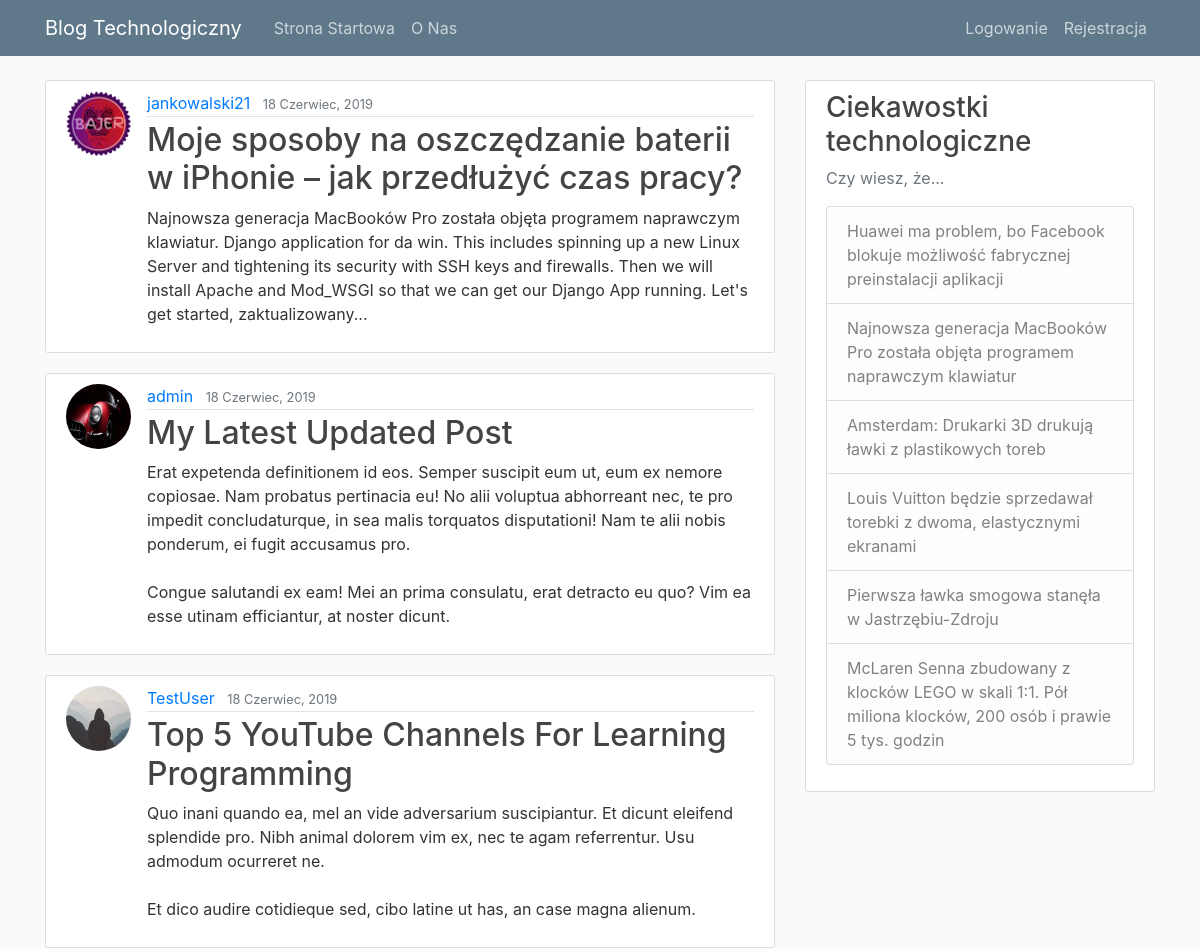
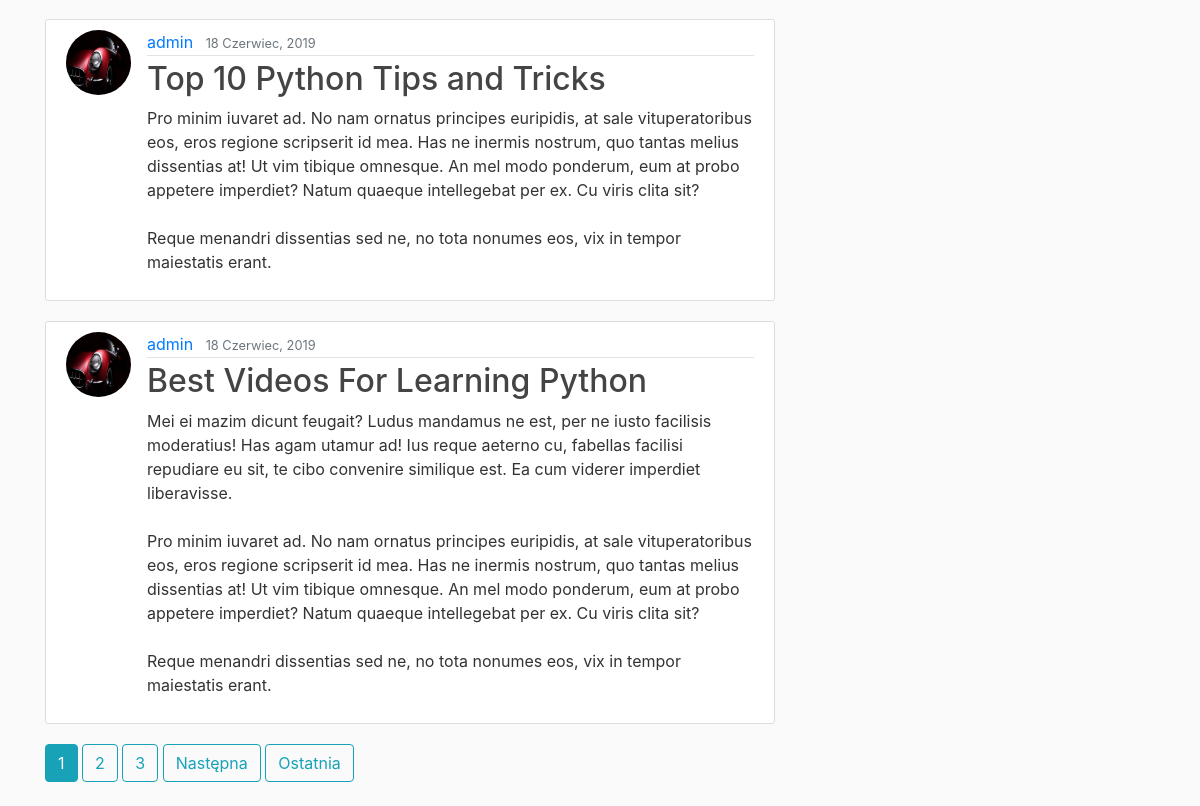
The page / on the database its author committed (2 pictures, top to bottom).
### blog/models.py (models this page shows, shortened)
class Post(models.Model):
	title = models.CharField(max_length=100)
	content = models.TextField()
	date_posted = models.DateTimeField(default=timezone.now)
	author = models.ForeignKey(User, on_delete=models.CASCADE)

### users/models.py (models this page shows, shortened)
class Profile(models.Model):
	user = models.OneToOneField(User, on_delete=models.CASCADE)
	image = models.ImageField(default='default.jpg', upload_to='profile_pics')

### blog/views.py (the view)
# urls.py: path('', PostListView.as_view(), name='blog-start'),
class PostListView(ListView):
	model = Post
	template_name = 'blog/home.html' #konwencja <app>/<model>_<viewtype>.html
	context_object_name = 'posts'
	ordering = ['-date_posted'] #sortuje wyświetlanie postów "od najnowszego"
	paginate_by = 5 #liczba wyświetlanych postów

### blog/templates/blog/home.html (shortened to what this page needs)
{% extends "blog/base.html" %}
{% block content %}
	{% for post in posts %}
		<article class="media content-section">
      <img class="rounded-circle article-img" src="{{ post.author.profile.image.url }}">
  			<div class="media-body">
    			<div class="article-metadata">
      				<a class="mr-2" href="{% url 'user-posts' post.author.username %}">{{ post.author }}</a>
      				<small class="text-muted">{{ post.date_posted|date:"d F, Y" }}</small>
    			</div>
    			<h2><a class="article-title" href="{% url 'post-detail' post.id %}">{{ post.title }}</a></h2>
    			<p class="article-content">{{ post.content }}</p>
  			</div>
			</article>
	{% endfor %}
  {% if is_paginated %}
    {% for num in page_obj.paginator.page_range %}
      {% if page_obj.number == num %}
        <a class="btn btn-info mb-4" href="?page={{ num }}">{{ num }}</a>
      {% elif num > page_obj.number|add:'-3' and num < page_obj.number|add:'3' %}
        <a class="btn btn-outline-info mb-4" href="?page={{ num }}">{{ num }}</a>
      {% endif %}
    {% endfor %}
    {% if page_obj.has_next %}
      <a class="btn btn-outline-info mb-4" href="?page={{ page_obj.next_page_number }}">Następna</a>
      <a class="btn btn-outline-info mb-4" href="?page={{ page_obj.paginator.num_pages }}">Ostatnia</a>
    {% endif %}
  {% endif %}
{% endblock content %}

### blog/templates/blog/base.html (shortened to what this page needs)
{% load static %}
<!DOCTYPE html>
<html>
<head>
    <link rel="stylesheet" href="https://maxcdn.bootstrapcdn.com/bootstrap/4.0.0/css/bootstrap.min.css">
    <link rel="stylesheet" type="text/css" href="{% static 'blog/main.css' %}">
</head>
<body>
<header class="site-header">
  <nav class="navbar navbar-expand-md navbar-dark bg-steel fixed-top">
    <div class="container">
      <a class="navbar-brand mr-4" href="/">Blog Technologiczny</a>
      <div class="collapse navbar-collapse" id="navbarToggle">
        <div class="navbar-nav mr-auto">
          <a class="nav-item nav-link" href="{% url 'blog-start' %}">Strona Startowa</a>
          <a class="nav-item nav-link" href="{% url 'blog-onas' %}">O Nas</a>
        </div>
        <div class="navbar-nav">
          {% if user.is_authenticated %}
            <a class="nav-item nav-link" href="{% url 'post-create' %}">Nowy Post</a>
            <a class="nav-item nav-link" href="{% url 'profile' %}">Profil</a>
            <a class="nav-item nav-link" href="{% url 'logout' %}">Wyloguj</a>
          {% else %}
            <a class="nav-item nav-link" href="{% url 'login' %}">Logowanie</a>
            <a class="nav-item nav-link" href="{% url 'register' %}">Rejestracja</a>
          {% endif %}
        </div>
      </div>
    </div>
  </nav>
</header>
<main role="main" class="container">
  <div class="row">
    <div class="col-md-8">
      {% block content %}{% endblock %}
    </div>
    <div class="col-md-4">
      <div class="content-section">
        <h3>Ciekawostki technologiczne</h3>
        <p class='text-muted'>Czy wiesz, że...
          <ul class="list-group">
            <li class="list-group-item list-group-item-light">Huawei ma problem, bo Facebook blokuje możliwość fabrycznej preinstalacji aplikacji</li>
            <li class="list-group-item list-group-item-light">Najnowsza generacja MacBooków Pro została objęta programem naprawczym klawiatur</li>
            <li class="list-group-item list-group-item-light">Amsterdam: Drukarki 3D drukują ławki z plastikowych toreb</li>
            <li class="list-group-item list-group-item-light">Louis Vuitton będzie sprzedawał torebki z dwoma, elastycznymi ekranami</li>
            <li class="list-group-item list-group-item-light">Pierwsza ławka smogowa stanęła w Jastrzębiu-Zdroju</li>
            <li class="list-group-item list-group-item-light">McLaren Senna zbudowany z klocków LEGO w skali 1:1. Pół miliona klocków, 200 osób i prawie 5 tys. godzin</li>
          </ul>
        </p>
      </div>
    </div>
  </div>
</main>
</body>
</html>

### blog/static/blog/main.css (style rules this page uses)
body { background: #fafafa; color: #333333; margin-top: 5rem; }
h1, h2, h3, h4, h5, h6 { color: #444444; }
ul { margin: 0; }
.bg-steel { background-color: #5f788a; }
.site-header .navbar-nav .nav-link { color: #cbd5db; }
.content-section { background: #ffffff; padding: 10px 20px; border: 1px solid #dddddd; border-radius: 3px; margin-bottom: 20px; }
.article-title { color: #444444; }
.article-content { white-space: pre-line; }
.article-img { height: 65px; width: 65px; margin-right: 16px; }
.article-metadata { padding-bottom: 1px; margin-bottom: 4px; border-bottom: 1px solid #e3e3e3 }

### rows shown on the page
Post: author.profile.image (picture), author "jankowalski21", date_posted "18 Czerwiec, 2019", title "Moje sposoby na oszczędzanie baterii w iPhonie – jak przedłużyć czas pracy?", content "Najnowsza generacja MacBooków Pro została objęta programem naprawczym klawiatur. Django application for da win. This includes spinning up a new Linux Server and tightening its security with SSH keys and firewalls. Then we will install Apache and Mod_WSGI so that we can get our Django App running. Let's get started, zaktualizowany..."
Post: author.profile.image (picture), author "admin", date_posted "18 Czerwiec, 2019", title "My Latest Updated Post", content "Erat expetenda definitionem id eos. Semper suscipit eum ut, eum ex nemore copiosae. Nam probatus pertinacia eu! No alii voluptua abhorreant nec, te pro impedit concludaturque, in sea malis torquatos disputationi! Nam te alii nobis ponderum, ei fugit accusamus pro. Congue salutandi ex eam! Mei an prima consulatu, erat detracto eu quo? Vim ea esse utinam efficiantur, at noster dicunt."
Post: author.profile.image (placeholder picture), author "TestUser", date_posted "18 Czerwiec, 2019", title "Top 5 YouTube Channels For Learning Programming", content "Quo inani quando ea, mel an vide adversarium suscipiantur. Et dicunt eleifend splendide pro. Nibh animal dolorem vim ex, nec te agam referrentur. Usu admodum ocurreret ne. Et dico audire cotidieque sed, cibo latine ut has, an case magna alienum."
Post: author.profile.image (picture), author "admin", date_posted "18 Czerwiec, 2019", title "Top 10 Python Tips and Tricks", content "Pro minim iuvaret ad. No nam ornatus principes euripidis, at sale vituperatoribus eos, eros regione scripserit id mea. Has ne inermis nostrum, quo tantas melius dissentias at! Ut vim tibique omnesque. An mel modo ponderum, eum at probo appetere imperdiet? Natum quaeque intellegebat per ex. Cu viris clita sit? Reque menandri dissentias sed ne, no tota nonumes eos, vix in tempor maiestatis erant."
Post: author.profile.image (picture), author "admin", date_posted "18 Czerwiec, 2019", title "Best Videos For Learning Python", content "Mei ei mazim dicunt feugait? Ludus mandamus ne est, per ne iusto facilisis moderatius! Has agam utamur ad! Ius reque aeterno cu, fabellas facilisi repudiare eu sit, te cibo convenire similique est. Ea cum viderer imperdiet liberavisse. Pro minim iuvaret ad. No nam ornatus principes euripidis, at sale vituperatoribus eos, eros regione scripserit id mea. Has ne inermis nostrum, quo tantas melius dissentias at! Ut vim tibique omnesque. An mel modo ponderum, eum at probo appetere imperdiet? Natum quaeque intellegebat per ex. Cu viris clita sit? Reque menandri dissentias sed ne, no tota nonumes eos, vix in tempor maiestatis erant."

### other values the page prints
{{ num }} "1"
{{ num }} "2" "3"
